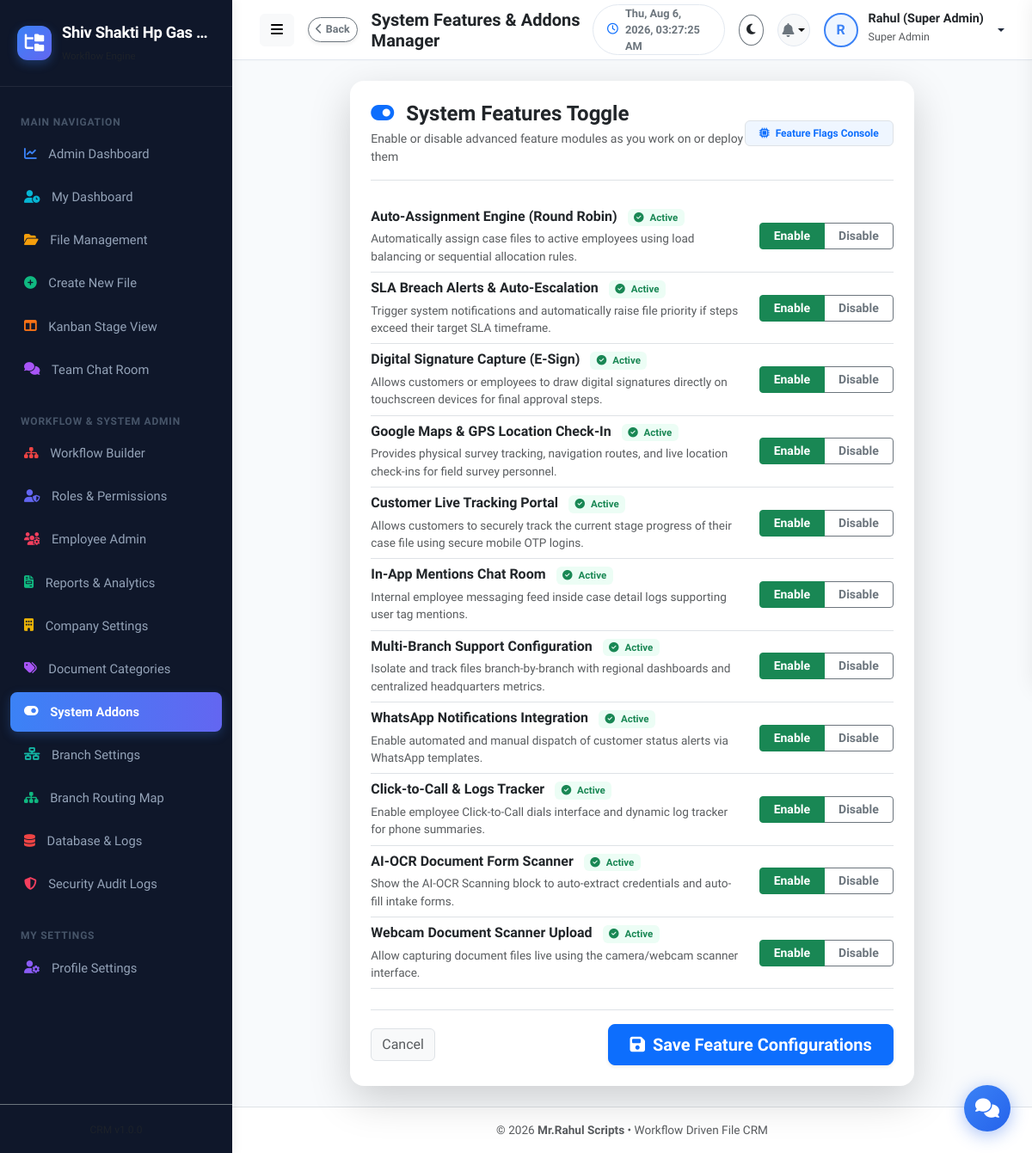
The page /admin/features.php (signed in) on the database its author committed.
### tables this page shows
CREATE TABLE company_settings (
              id INTEGER PRIMARY KEY AUTOINCREMENT,
              company_name TEXT NOT NULL,
              company_email TEXT,
              company_mobile TEXT,
              company_address TEXT,
              company_logo TEXT DEFAULT 'default-logo.png',
              updated_at DATETIME DEFAULT CURRENT_TIMESTAMP
            , custom_upload_path TEXT NULL);

CREATE TABLE system_features (
              id INTEGER PRIMARY KEY AUTOINCREMENT,
              feature_key TEXT NOT NULL UNIQUE,
              feature_name TEXT NOT NULL,
              description TEXT,
              status TEXT DEFAULT 'disabled'
            );

### includes/auth.php (called while the page is built, shortened)
<?php
require_once __DIR__ . '/functions.php';
function getLoggedInUser(): ?array {
    if (isset($_SESSION['user_id'])) {
        return $_SESSION['user'] ?? null;
    }
    return null;
}
function hasPermission(string $permission): bool {
    $user = getLoggedInUser();
    if (($user['role_key'] ?? '') === 'super_admin') {
        return true;
    }
    $permissions = $user['permissions'] ?? [];
    return in_array('*', $permissions) || in_array($permission, $permissions);
}

### includes/functions.php (called while the page is built, shortened)
<?php
function isFeatureEnabled(string $featureKey): bool {
    try {
        $db = getDB();
        $stmt = $db->prepare("SELECT status FROM system_features WHERE feature_key = :key LIMIT 1");
        $stmt->execute(['key' => $featureKey]);
        $status = $stmt->fetchColumn();
        return $status === 'enabled';
    } catch (Exception $e) {
        return false;
    }
}

### admin/features.php (the view, shortened to what this page needs)
<?php
require_once __DIR__ . '/../includes/auth.php';
require_once __DIR__ . '/../includes/functions.php';
require_once __DIR__ . '/../includes/header.php';
$features = $db->query("SELECT * FROM system_features ORDER BY id ASC")->fetchAll();
?>
<div class="row justify-content-center">
  <div class="col-lg-9">
    <div class="card border-0 shadow-lg p-4" style="border-radius: var(--radius-lg);">
      <div class="border-bottom pb-3 mb-4 d-flex justify-content-between align-items-center">
        <div>
          <h4 class="fw-bold mb-1 text-dark"><i class="fas fa-toggle-on text-primary me-2"></i> System Features Toggle</h4>
          <p class="text-muted small mb-0">Enable or disable advanced feature modules as you work on or deploy them</p>
        </div>
        <span class="badge bg-primary-soft text-primary border px-3 py-2"><i class="fas fa-microchip me-1"></i> Feature Flags Console</span>
      </div>
      <form action="features.php" method="POST">
        <div class="list-group list-group-flush mb-4">
          <?php foreach ($features as $f):
            $isEnabled = $f['status'] === 'enabled';
          ?>
            <div class="list-group-item d-flex flex-column flex-md-row justify-content-between align-items-md-center px-0 py-3.5 border-bottom">
              <div class="pe-4 mb-2 mb-md-0">
                <h6 class="fw-bold text-dark mb-1">
                  <?= htmlspecialchars($f['feature_name']) ?>
                  <?php if ($isEnabled): ?>
                    <span class="badge bg-success-soft text-success ms-2" style="font-size: 0.72rem;"><i class="fas fa-check-circle me-1"></i> Active</span>
                  <?php else: ?>
                    <span class="badge bg-light text-muted border ms-2" style="font-size: 0.72rem;"><i class="fas fa-ban me-1"></i> Inactive / Sandbox</span>
                  <?php endif; ?>
                </h6>
                <p class="text-muted small mb-0" style="font-size: 0.85rem; max-width: 600px;"><?= htmlspecialchars($f['description']) ?></p>
              </div>
              <div class="d-flex align-items-center gap-3">
                <div class="btn-group" role="group">
                  <label class="btn btn-outline-success btn-sm px-3 fw-bold" for="radio_en_<?= $f['feature_key'] ?>">Enable</label>
                  <label class="btn btn-outline-secondary btn-sm px-3 fw-bold" for="radio_dis_<?= $f['feature_key'] ?>">Disable</label>
                </div>
              </div>
            </div>
          <?php endforeach; ?>
        </div>
        <div class="pt-3 border-top d-flex justify-content-between align-items-center">
          <a href="<?= APP_URL ?>/admin/dashboard.php" class="btn btn-light border text-muted">Cancel</a>
          <button type="submit" class="btn btn-primary btn-lg fw-bold px-4 shadow-sm">
            <i class="fas fa-save me-1"></i> Save Feature Configurations
          </button>
        </div>
      </form>
    </div>
  </div>
</div>
<?php require_once __DIR__ . '/../includes/footer.php'; ?>

### includes/sidebar.php
<?php
$currentPage = basename($_SERVER['PHP_SELF']);
$user = getLoggedInUser();
$roleKey = $user['role_key'] ?? '';
$isAdmin = in_array($roleKey, ['super_admin', 'admin']);
$db = getDB();
$companyInfo = $db->query("SELECT * FROM company_settings LIMIT 1")->fetch() ?: [
    'company_name' => 'File CRM',
    'company_logo' => 'default-logo.png'
];
?>
<aside class="app-sidebar">
  <div class="sidebar-header">
    <?php if (!empty($companyInfo['company_logo']) && $companyInfo['company_logo'] !== 'default-logo.png' && file_exists(UPLOAD_DIR . $companyInfo['company_logo'])): ?>
      <img src="<?= APP_URL ?>/serve.php?file=<?= htmlspecialchars($companyInfo['company_logo']) ?>" class="img-fluid rounded border-0" style="max-height: 40px; max-width: 45px; object-fit: contain;">
    <?php else: ?>
      <div class="brand-icon">
        <i class="fas fa-folder-tree text-white"></i>
      </div>
    <?php endif; ?>
    <div class="brand-details">
      <div class="brand-text text-truncate" style="max-width: 170px;" title="<?= htmlspecialchars($companyInfo['company_name']) ?>">
        <?= htmlspecialchars($companyInfo['company_name']) ?>
      </div>
      <small class="text-muted brand-subtext" style="font-size: 0.72rem;">Workflow Engine</small>
    </div>
  </div>
  <div class="sidebar-menu">
    <div class="menu-category">Main Navigation</div>
    <?php if ($isAdmin): ?>
      <a href="<?= APP_URL ?>/admin/dashboard.php" title="Admin Dashboard" class="nav-item-custom <?= $currentPage === 'dashboard.php' && str_contains($_SERVER['PHP_SELF'], 'admin') ? 'active' : '' ?>">
        <i class="fas fa-chart-line sidebar-icon-blue"></i> <span>Admin Dashboard</span>
      </a>
    <?php endif; ?>
    <a href="<?= APP_URL ?>/employee/dashboard.php" title="My Dashboard" class="nav-item-custom <?= $currentPage === 'dashboard.php' && str_contains($_SERVER['PHP_SELF'], 'employee') ? 'active' : '' ?>">
      <i class="fas fa-user-clock sidebar-icon-cyan"></i> <span>My Dashboard</span>
    </a>
    <a href="<?= APP_URL ?>/employee/my-files.php" title="File Management" class="nav-item-custom <?= $currentPage === 'my-files.php' ? 'active' : '' ?>">
      <i class="fas fa-folder-open sidebar-icon-amber"></i> <span>File Management</span>
    </a>
    <?php if (hasPermission('create_file')): ?>
      <a href="<?= APP_URL ?>/employee/create-file.php" title="Create New File" class="nav-item-custom <?= $currentPage === 'create-file.php' ? 'active' : '' ?>">
        <i class="fas fa-plus-circle sidebar-icon-green"></i> <span>Create New File</span>
      </a>
    <?php endif; ?>
    <?php if (isFeatureEnabled('auto_assignment')): ?>
      <a href="<?= APP_URL ?>/employee/kanban.php" title="Kanban Stage View" class="nav-item-custom <?= $currentPage === 'kanban.php' ? 'active' : '' ?>">
        <i class="fas fa-columns sidebar-icon-orange"></i> <span>Kanban Stage View</span>
      </a>
    <?php endif; ?>
    <?php if (isFeatureEnabled('in_app_chat')): ?>
      <a href="<?= APP_URL ?>/employee/chat.php" title="Team Chat Room" class="nav-item-custom <?= $currentPage === 'chat.php' ? 'active' : '' ?>">
        <i class="fas fa-comments sidebar-icon-purple"></i> <span>Team Chat Room</span>
      </a>
    <?php endif; ?>
    <?php if ($isAdmin): ?>
      <div class="menu-category mt-3">Workflow & System Admin</div>
      <a href="<?= APP_URL ?>/admin/workflow-builder.php" title="Workflow Builder" class="nav-item-custom <?= $currentPage === 'workflow-builder.php' ? 'active' : '' ?>">
        <i class="fas fa-sitemap sidebar-icon-red"></i> <span>Workflow Builder</span>
      </a>
      <a href="<?= APP_URL ?>/admin/roles.php" title="Roles & Permissions" class="nav-item-custom <?= $currentPage === 'roles.php' ? 'active' : '' ?>">
        <i class="fas fa-user-shield sidebar-icon-indigo"></i> <span>Roles & Permissions</span>
      </a>
      <a href="<?= APP_URL ?>/admin/users.php" title="Employee Admin" class="nav-item-custom <?= $currentPage === 'users.php' ? 'active' : '' ?>">
        <i class="fas fa-users-cog sidebar-icon-rose"></i> <span>Employee Admin</span>
      </a>
      <a href="<?= APP_URL ?>/admin/reports.php" title="Reports & Analytics" class="nav-item-custom <?= $currentPage === 'reports.php' ? 'active' : '' ?>">
        <i class="fas fa-file-invoice sidebar-icon-emerald"></i> <span>Reports & Analytics</span>
      </a>
      <a href="<?= APP_URL ?>/admin/company-profile.php" title="Company Settings" class="nav-item-custom <?= $currentPage === 'company-profile.php' ? 'active' : '' ?>">
        <i class="fas fa-building sidebar-icon-yellow"></i> <span>Company Settings</span>
      </a>
      <a href="<?= APP_URL ?>/admin/document-types.php" title="Document Categories" class="nav-item-custom <?= $currentPage === 'document-types.php' ? 'active' : '' ?>">
        <i class="fas fa-tags sidebar-icon-purple" style="color: #a855f7;"></i> <span>Document Categories</span>
      </a>
      <a href="<?= APP_URL ?>/admin/features.php" title="System Features" class="nav-item-custom <?= $currentPage === 'features.php' ? 'active' : '' ?>">
        <i class="fas fa-toggle-on sidebar-icon-cyan"></i> <span>System Addons</span>
      </a>
      <?php if (isFeatureEnabled('multi_branch')): ?>
        <a href="<?= APP_URL ?>/admin/branches.php" title="Branch Settings" class="nav-item-custom <?= $currentPage === 'branches.php' ? 'active' : '' ?>">
          <i class="fas fa-network-wired sidebar-icon-teal"></i> <span>Branch Settings</span>
        </a>
      <?php endif; ?>
      <a href="<?= APP_URL ?>/admin/branch-workflow.php" title="Branch Routing Map" class="nav-item-custom <?= $currentPage === 'branch-workflow.php' ? 'active' : '' ?>">
        <i class="fas fa-sitemap sidebar-icon-emerald"></i> <span>Branch Routing Map</span>
      </a>
      <a href="<?= APP_URL ?>/admin/database.php" title="Database & Logs" class="nav-item-custom <?= $currentPage === 'database.php' ? 'active' : '' ?>">
        <i class="fas fa-database sidebar-icon-red"></i> <span>Database & Logs</span>
      </a>
      <a href="<?= APP_URL ?>/admin/security-audit.php" title="Security Audit Logs" class="nav-item-custom <?= $currentPage === 'security-audit.php' ? 'active' : '' ?>">
        <i class="fas fa-shield-alt sidebar-icon-rose"></i> <span>Security Audit Logs</span>
      </a>
    <?php endif; ?>
    <div class="menu-category mt-3">My Settings</div>
    <a href="<?= APP_URL ?>/employee/profile.php" title="Profile Settings" class="nav-item-custom <?= $currentPage === 'profile.php' ? 'active' : '' ?>">
      <i class="fas fa-user-cog sidebar-icon-violet"></i> <span>Profile Settings</span>
    </a>
  </div>
  <div class="p-3 border-top border-secondary border-opacity-20 text-center sidebar-footer-div">
    <small class="text-muted" style="font-size: 0.75rem;">CRM v<?= APP_VERSION ?></small>
  </div>
</aside>

### assets/css/style.css (style rules this page uses)
:root { --primary-color: #3b82f6; --primary-hover: #2563eb; --primary-light: #eff6ff; --secondary-color: #64748b; --accent-color: #6366f1; --success-color: #10b981; --warning-color: #f59e0b; --danger-color: #ef4444; --info-color: #06b6d4; --bg-main: #f8fafc; --bg-card: #ffffff; --bg-sidebar: #0f172a; --sidebar-text: #94a3b8; --sidebar-active: #ffffff; --sidebar-hover: #1e293b; --text-main: #1e293b; --text-muted: #64748b; --border-color: #e2e8f0; --card-shadow: 0 4px 6px -1px rgba(0, 0, 0, 0.05), 0 2px 4px -1px rgba(0, 0, 0, 0.03); --card-shadow-hover: 0 20px 25px -5px rgba(0, 0, 0, 0.08), 0 10px 10px -5px rgba(0, 0, 0, 0.04); --font-family: 'Plus Jakarta Sans', -apple-system, BlinkMacSystemFont, "Segoe UI", Roboto, sans-serif; --radius-sm: 8px; --radius-md: 12px; --radius-lg: 16px; --transition: all 0.25s cubic-bezier(0.4, 0, 0.2, 1); }
* { box-sizing: border-box; margin: 0; padding: 0; }
body { font-family: var(--font-family); background-color: var(--bg-main); color: var(--text-main); min-height: 100vh; overflow-x: hidden; }
.app-sidebar { width: 270px; background-color: var(--bg-sidebar); color: var(--sidebar-text); display: flex; flex-direction: column; transition: var(--transition); z-index: 1040; box-shadow: 4px 0 10px rgba(0, 0, 0, 0.05); }
.sidebar-header { padding: 1.5rem 1.25rem; display: flex; align-items: center; gap: 0.75rem; border-bottom: 1px solid rgba(255, 255, 255, 0.08); }
.brand-icon { width: 40px; height: 40px; background: linear-gradient(135deg, var(--primary-color), var(--accent-color)); color: #ffffff; border-radius: var(--radius-md); display: flex; align-items: center; justify-content: center; font-size: 1.25rem; font-weight: 700; box-shadow: 0 4px 12px rgba(59, 130, 246, 0.3); }
.brand-text { font-size: 1.15rem; font-weight: 700; color: #ffffff; letter-spacing: -0.3px; }
.sidebar-menu { padding: 1.25rem 0.75rem; flex: 1; overflow-y: auto; }
.menu-category { font-size: 0.75rem; font-weight: 700; text-transform: uppercase; letter-spacing: 0.8px; color: #475569; padding: 0.75rem 0.75rem 0.35rem 0.75rem; }
.nav-item-custom { display: flex; align-items: center; gap: 0.85rem; padding: 0.75rem 1rem; color: var(--sidebar-text); text-decoration: none; border-radius: var(--radius-sm); font-size: 0.92rem; font-weight: 500; transition: var(--transition); margin-bottom: 0.25rem; }
.nav-item-custom.active { background: linear-gradient(90deg, var(--primary-color), var(--accent-color)); color: #ffffff; font-weight: 600; box-shadow: 0 4px 12px rgba(59, 130, 246, 0.25); }
.bg-primary-soft { background: #eff6ff; color: #3b82f6; }
.bg-success-soft { background: #ecfdf5; color: #10b981; }
@media (min-width: 769px) { .app-sidebar { width: 270px; flex-shrink: 0; transition: width 0.25s cubic-bezier(0.4, 0, 0.2, 1); } }
.sidebar-icon-blue { color: #3b82f6 !important; }
.sidebar-icon-cyan { color: #06b6d4 !important; }
.sidebar-icon-amber { color: #f59e0b !important; }
.sidebar-icon-green { color: #10b981 !important; }
.sidebar-icon-orange { color: #f97316 !important; }
.sidebar-icon-purple { color: #a855f7 !important; }
.sidebar-icon-red { color: #ef4444 !important; }
.sidebar-icon-indigo { color: #6366f1 !important; }
.sidebar-icon-rose { color: #f43f5e !important; }
.sidebar-icon-emerald { color: #10b981 !important; }
.sidebar-icon-yellow { color: #eab308 !important; }
.sidebar-icon-teal { color: #14b8a6 !important; }
.sidebar-icon-violet { color: #8b5cf6 !important; }
.nav-item-custom.active i { color: #ffffff !important; }

### rows shown on the page
company_settings: company_name "Shiv Shakti Hp Gas…"
system_features: feature_name "Auto-Assignment Engine (Round Robin)", status "enabled" (drawn), description "Automatically assign case files to active employees using load balancing or sequential allocation rules."
system_features: feature_name "SLA Breach Alerts & Auto-Escalation", status "enabled" (drawn), description "Trigger system notifications and automatically raise file priority if steps exceed their target SLA timeframe."
system_features: feature_name "Digital Signature Capture (E-Sign)", status "enabled" (drawn), description "Allows customers or employees to draw digital signatures directly on touchscreen devices for final approval steps."
system_features: feature_name "Google Maps & GPS Location Check-In", status "enabled" (drawn), description "Provides physical survey tracking, navigation routes, and live location check-ins for field survey personnel."
system_features: feature_name "Customer Live Tracking Portal", status "enabled" (drawn), description "Allows customers to securely track the current stage progress of their case file using secure mobile OTP logins."
system_features: feature_name "In-App Mentions Chat Room", status "enabled" (drawn), description "Internal employee messaging feed inside case detail logs supporting user tag mentions."
system_features: feature_name "Multi-Branch Support Configuration", status "enabled" (drawn), description "Isolate and track files branch-by-branch with regional dashboards and centralized headquarters metrics."
system_features: feature_name "WhatsApp Notifications Integration", status "enabled" (drawn), description "Enable automated and manual dispatch of customer status alerts via WhatsApp templates."
system_features: feature_name "Click-to-Call & Logs Tracker", status "enabled" (drawn), description "Enable employee Click-to-Call dials interface and dynamic log tracker for phone summaries."
system_features: feature_name "AI-OCR Document Form Scanner", status "enabled" (drawn), description "Show the AI-OCR Scanning block to auto-extract credentials and auto-fill intake forms."
system_features: feature_name "Webcam Document Scanner Upload", status "enabled" (drawn), description "Allow capturing document files live using the camera/webcam scanner interface."

### other values the page prints
$pageTitle "System Features & Addons Manager"
substr($currentUser['name'] ?? 'U', 0, 1) "R"
$currentUser['name'] "Rahul (Super Admin)"
$currentUser['role_name'] "Super Admin"
